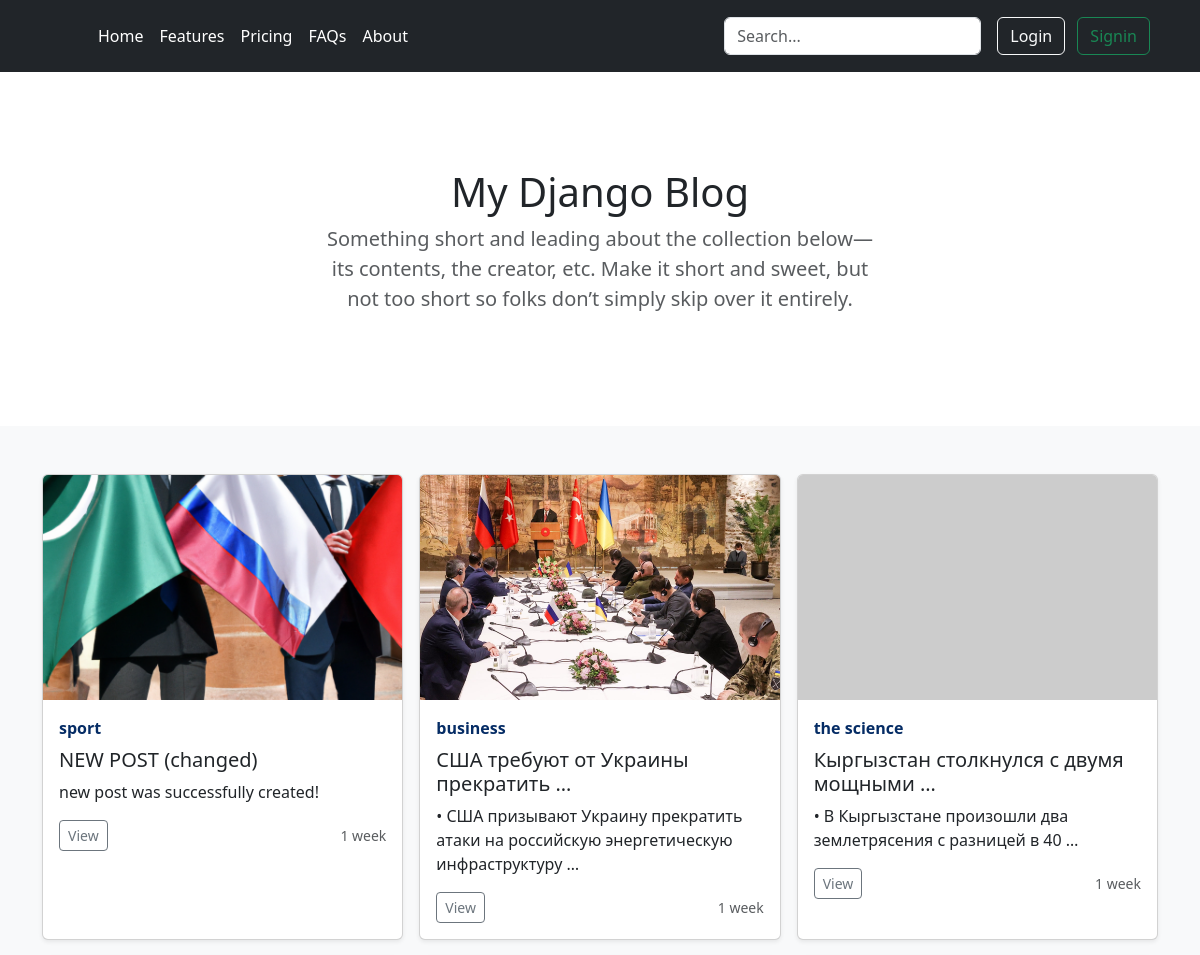
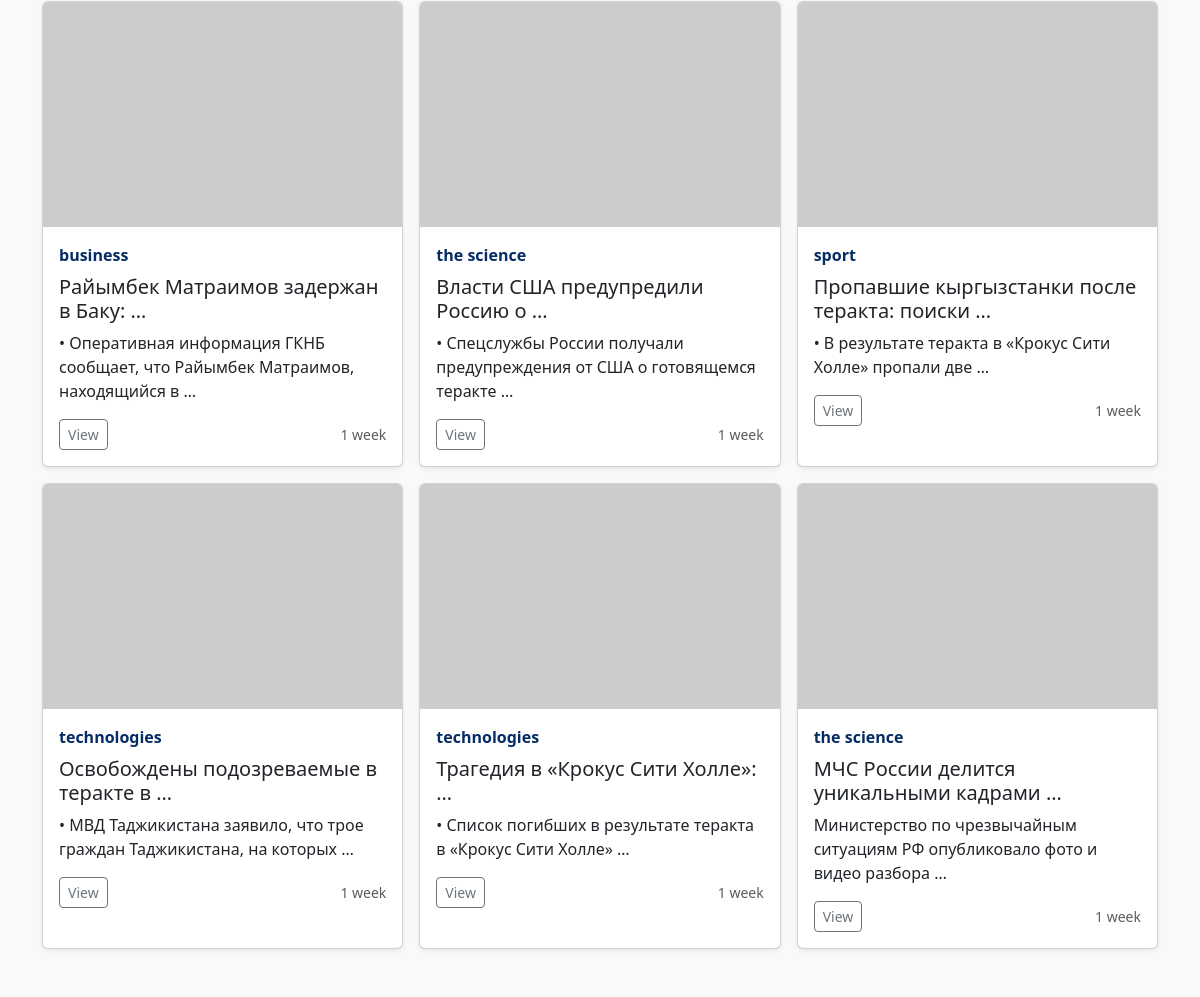
The page / on the database its author committed (2 pictures, top to bottom).
### index/models.py (models this page shows, shortened)
class Post(models.Model):
    user = models.ForeignKey(User, on_delete=models.CASCADE, null=True)
    category = models.ForeignKey(Category, on_delete=models.SET_NULL, null=True)
    image = models.ImageField(upload_to='images/', null=True, blank=True)
    title = models.CharField(max_length=100)
    content = models.TextField(null=True)
    date = models.DateTimeField(auto_now_add=True, null=True)

class Category(models.Model):
    title = models.CharField(max_length=100)

### index/views.py (the view)
# urls.py: path('', include('index.urls'))
def index(request):
    search_q = request.GET.get('q','')
    category_q = request.GET.get('category','')
    if 'q' in request.GET:
        posts = Post.objects.filter(title__icontains=search_q).order_by('-id')
    elif 'category' in request.GET:
        posts = Post.objects.filter(category__title=category_q).order_by('-id')
    else:
        posts = Post.objects.all().order_by('-id')
    context = {
        'posts':posts,
        'search_q':search_q
    }
    return render(request, 'index/index.html',context)

### templates/index/index.html (shortened to what this page needs)
{% extends 'base.html' %}
{% block content %}
 <main>
        <section class="py-5 text-center container">
          <div class="row py-lg-5">
            <div class="col-lg-6 col-md-8 mx-auto">
              <h1 class="fw-light">My Django Blog</h1>
              <p class="lead text-body-secondary">Something short and leading about the collection below—its contents, the creator, etc. Make it short and sweet, but not too short so folks don’t simply skip over it entirely.</p>
            </div>
          </div>
        </section>
        <div class="album py-5 bg-body-tertiary">
          <div class="container">
            <div class="row row-cols-1 row-cols-sm-2 row-cols-md-3 g-3">
              {% for post in posts %}
              <div class="col">
                <div class="card h-100 shadow-sm">
                  <img src="
            {% if post.image %}
            {{ post.image.url }}
            {% else %}
            https://picsum.photos/200/300
            {% endif %}
            " class="bd-placeholder-img card-img-top" style="object-fit: cover;" width="100%" height="225">
                  <div class="card-body">
                    <strong class="d-inline-block mb-2 text-primary-emphasis">{{ post.category.title }}</strong>
                    <h5>{{ post.title | truncatewords:5 }}</h5>
                    <p class="card-text">{{ post.content | truncatewords:10 }}</p>
                    <div class="d-flex justify-content-between align-items-center">
                      <div class="btn-group">
                        <a href="{% url 'post_details' post.id %}" class="btn btn-sm btn-outline-secondary">View</a>
                      </div>
                      <small class="text-body-secondary">{{ post.date | timesince }}</small>
                    </div>
                  </div>
                </div>
              </div>
              {% endfor %}
            </div>
          </div>
        </div>
      </main>
{% endblock %}

### templates/base.html (shortened to what this page needs)
<!DOCTYPE html>
<html lang="en">
<head>
    <link href="https://cdn.jsdelivr.net/npm/bootstrap@5.3.3/dist/css/bootstrap.min.css" rel="stylesheet">
</head>
<body>
      {% include 'includes/header.html' %}
      {% block content %}
      {% endblock %}
</body>
</html>

### templates/includes/header.html
<header class="p-3 text-bg-dark">
    <div class="container">
      <div class="d-flex flex-wrap align-items-center justify-content-center justify-content-lg-start">
        <a href="/" class="d-flex align-items-center mb-2 mb-lg-0 text-white text-decoration-none">
          <svg class="bi me-2" width="40" height="32" role="img" aria-label="Bootstrap"><use xlink:href="#bootstrap"></use></svg>
        </a>
        <ul class="nav col-12 col-lg-auto me-lg-auto mb-2 justify-content-center mb-md-0">
          <li><a href="{% url 'index' %}" class="nav-link px-2 text-white">Home</a></li>
          <li><a href="{% url 'features' %}" class="nav-link px-2 text-white">Features</a></li>
          <li><a href="{% url 'pricing' %}" class="nav-link px-2 text-white">Pricing</a></li>
          <li><a href="{% url 'faqs' %}" class="nav-link px-2 text-white">FAQs</a></li>
          <li><a href="#" class="nav-link px-2 text-white">About</a></li>
        </ul>
        <form action="{% url 'index' %}" method="get" class="col-12 col-lg-auto mb-3 mb-lg-0 me-lg-3" >
          <input type="search" class="form-control form-control-dark " value="{{ search_q }}" placeholder="Search..." aria-label="Search" name="q">
        </form>
        <div class="text-end">
          {% if request.user.is_authenticated %}
          <a href="{% url 'logout' %}" class="btn btn-outline-warning me-2">Logout</a>
          <span class="fs-4">@{{request.user.username}}</span>
          {% else %}
          <a href="{% url 'login' %}" class="btn btn-outline-light me-2">Login</a>
          <a href="{% url 'sign_up' %}" class="btn btn-outline-success me-2">Signin</a>
          {% endif %}
        </div>
      </div>
    </div>
  </header>

### rows shown on the page
Post: image (picture), category "sport", title "NEW POST (changed)", content "new post was successfully created!", date "1 week"
Post: image (picture), category "business", title "США требуют от Украины прекратить …", content "• США призывают Украину прекратить атаки на российскую энергетическую инфраструктуру …", date "1 week"
Post: category "the science", title "Кыргызстан столкнулся с двумя мощными …", content "• В Кыргызстане произошли два землетрясения с разницей в 40 …", date "1 week"
Post: category "business", title "Райымбек Матраимов задержан в Баку: …", content "• Оперативная информация ГКНБ сообщает, что Райымбек Матраимов, находящийся в …", date "1 week"
Post: category "the science", title "Власти США предупредили Россию о …", content "• Спецслужбы России получали предупреждения от США о готовящемся теракте …", date "1 week"
Post: category "sport", title "Пропавшие кыргызстанки после теракта: поиски …", content "• В результате теракта в «Крокус Сити Холле» пропали две …", date "1 week"
Post: category "technologies", title "Освобождены подозреваемые в теракте в …", content "• МВД Таджикистана заявило, что трое граждан Таджикистана, на которых …", date "1 week"
Post: category "technologies", title "Трагедия в «Крокус Сити Холле»: …", content "• Список погибших в результате теракта в «Крокус Сити Холле» …", date "1 week"
Post: category "the science", title "МЧС России делится уникальными кадрами …", content "Министерство по чрезвычайным ситуациям РФ опубликовало фото и видео разбора …", date "1 week"
